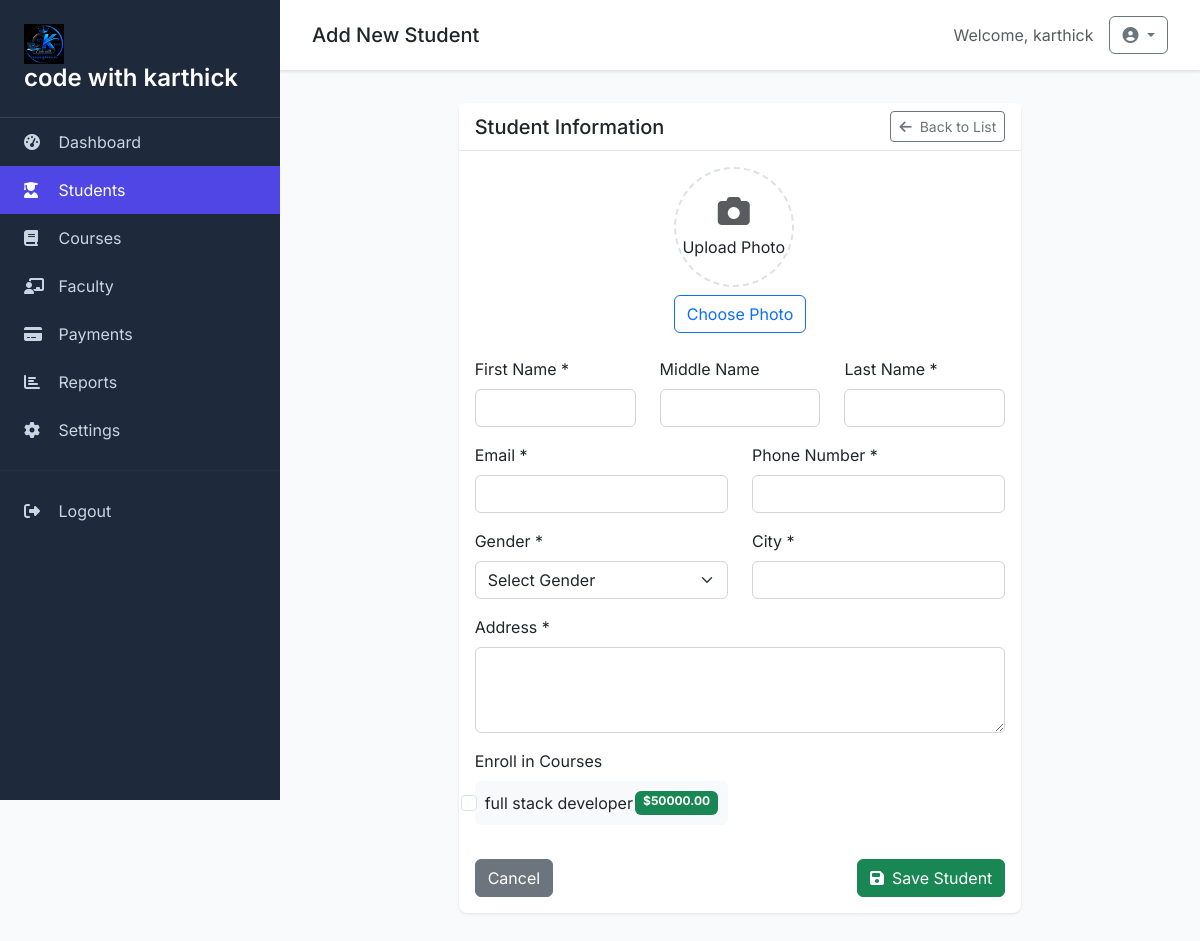
The page /students/add/ (signed in) on the database its author committed.
### myapp/models.py (models this page shows, shortened)
class SiteSetting(models.Model):
    site_name = models.CharField(max_length=200, default='Student Management System')
    logo = models.ImageField(upload_to='logos/', blank=True, null=True)
    footer_text = models.TextField(blank=True, null=True)
    created_at = models.DateTimeField(auto_now_add=True)
    updated_at = models.DateTimeField(auto_now=True)
    class Meta:
        verbose_name = 'Site Setting'
        verbose_name_plural = 'Site Settings'

class Course(models.Model):
    name = models.CharField(max_length=100)
    fee = models.DecimalField(max_digits=10, decimal_places=2)
    description = models.TextField()

### myapp/views.py (the view, shortened to what this page needs)
# urls.py: path('students/add/', views.student_add, name='student_add'),
@login_required
def student_add(request):
    courses = Course.objects.all()
    settings = SiteSetting.objects.first()
    return render(request, "student/add.html", {
        "courses": courses,
        "settings": settings
    })

### templates/student/add.html (shortened to what this page needs)
{% extends 'base.html' %}
{% block page_title %}Add New Student{% endblock %}
{% block content %}
<div class="row">
    <div class="col-lg-8 mx-auto">
        <div class="card">
            <div class="card-header d-flex justify-content-between align-items-center">
                <h5 class="mb-0">Student Information</h5>
                <a href="{% url 'student_list' %}" class="btn btn-outline-secondary btn-sm">
                    <i class="fas fa-arrow-left me-2"></i>Back to List
                </a>
            </div>
            <div class="card-body">
                <form method="post" enctype="multipart/form-data">
                    <div class="row mb-4">
                        <div class="col-12 text-center">
                            <div class="profile-upload">
                                <div class="profile-preview" id="profilePreview">
                                    <i class="fas fa-camera fa-2x text-muted"></i>
                                    <p class="mb-0 mt-2">Upload Photo</p>
                                </div>
                                <button type="button" class="btn btn-outline-primary mt-2" onclick="document.getElementById('profile_picture').click()">
                                    Choose Photo
                                </button>
                            </div>
                        </div>
                    </div>
                    <div class="row">
                        <div class="col-md-4 mb-3">
                            <label for="first_name" class="form-label">First Name *</label>
                            <input type="text" class="form-control" id="first_name" name="first_name" required>
                        </div>
                        <div class="col-md-4 mb-3">
                            <label for="middle_name" class="form-label">Middle Name</label>
                            <input type="text" class="form-control" id="middle_name" name="middle_name">
                        </div>
                        <div class="col-md-4 mb-3">
                            <label for="last_name" class="form-label">Last Name *</label>
                            <input type="text" class="form-control" id="last_name" name="last_name" required>
                        </div>
                    </div>
                    <div class="row">
                        <div class="col-md-6 mb-3">
                            <label for="email" class="form-label">Email *</label>
                            <input type="email" class="form-control" id="email" name="email" required>
                        </div>
                        <div class="col-md-6 mb-3">
                            <label for="phone_number" class="form-label">Phone Number *</label>
                            <input type="tel" class="form-control" id="phone_number" name="phone_number" required>
                        </div>
                    </div>
                    <div class="row">
                        <div class="col-md-6 mb-3">
                            <label for="gender" class="form-label">Gender *</label>
                            <select class="form-select" id="gender" name="gender" required>
                                <option value="">Select Gender</option>
                            </select>
                        </div>
                        <div class="col-md-6 mb-3">
                            <label for="city" class="form-label">City *</label>
                            <input type="text" class="form-control" id="city" name="city" required>
                        </div>
                    </div>
                    <div class="mb-3">
                        <label for="address" class="form-label">Address *</label>
                        <textarea class="form-control" id="address" name="address" rows="3" required></textarea>
                    </div>
                    <div class="mb-4">
                        <label class="form-label">Enroll in Courses</label>
                        <div class="course-selection">
                            {% if courses %}
                                <div class="row">
                                    {% for course in courses %}
                                    <div class="col-md-6 mb-2">
                                        <div class="form-check course-item">
                                            <input class="form-check-input" type="checkbox" value="{{ course.pk }}"
                                                   id="course_{{ course.pk }}" name="courses" onchange="updateFeeCalculation()">
                                            <label class="form-check-label d-flex justify-content-between w-100" for="course_{{ course.pk }}">
                                                <span>{{ course.name }}</span>
                                                <span class="badge bg-success">${{ course.fee|floatformat:2 }}</span>
                                            </label>
                                        </div>
                                    </div>
                                    {% endfor %}
                                </div>
                            {% else %}
                                <div class="alert alert-info">
                                    <i class="fas fa-info-circle me-2"></i>
                                    No courses available. Please add courses first.
                                </div>
                            {% endif %}
                        </div>
                    </div>
                    <div class="d-flex justify-content-between">
                        <a href="{% url 'student_list' %}" class="btn btn-secondary">Cancel</a>
                        <button type="submit" class="btn btn-success">
                            <i class="fas fa-save me-2"></i>Save Student
                        </button>
                    </div>
                </form>
            </div>
        </div>
    </div>
</div>
{% endblock %}

### templates/base.html (shortened to what this page needs)
<!DOCTYPE html>
{% load static %}
<html lang="en">
<head>
    <link href="https://cdn.jsdelivr.net/npm/bootstrap@5.3.0/dist/css/bootstrap.min.css" rel="stylesheet">
    <link href="https://cdnjs.cloudflare.com/ajax/libs/font-awesome/6.4.0/css/all.min.css" rel="stylesheet">
</head>
<body>
    <div class="sidebar">
        <div class="sidebar-brand">
            {% if settings.logo %}
                <img src="{{ settings.logo.url }}" alt="Logo" height="40" class="me-2">
            {% endif %}
            <h4>{{ settings.site_name|default:'SMS' }}</h4>
        </div>
        <nav class="nav flex-column">
            <a class="nav-link {% if request.resolver_match.url_name == 'dashboard' %}active{% endif %}" href="{% url 'dashboard' %}">
                <i class="fas fa-tachometer-alt"></i> Dashboard
            </a>
            <a class="nav-link {% if 'student' in request.resolver_match.url_name %}active{% endif %}" href="{% url 'student_list' %}">
                <i class="fas fa-user-graduate"></i> Students
            </a>
            <a class="nav-link {% if 'course' in request.resolver_match.url_name %}active{% endif %}" href="{% url 'course_list' %}">
                <i class="fas fa-book"></i> Courses
            </a>
            <a class="nav-link {% if 'faculty' in request.resolver_match.url_name %}active{% endif %}" href="{% url 'faculty_list' %}">
                <i class="fas fa-chalkboard-teacher"></i> Faculty
            </a>
            <a class="nav-link {% if 'payment' in request.resolver_match.url_name %}active{% endif %}" href="{% url 'payment_list' %}">
                <i class="fas fa-credit-card"></i> Payments
            </a>
            <a class="nav-link {% if request.resolver_match.url_name == 'reports' %}active{% endif %}" href="{% url 'reports' %}">
                <i class="fas fa-chart-bar"></i> Reports
            </a>
            <a class="nav-link {% if request.resolver_match.url_name == 'settings' %}active{% endif %}" href="{% url 'settings' %}">
                <i class="fas fa-cog"></i> Settings
            </a>
            <hr class="my-3" style="border-color: #374151;">
            <a class="nav-link" href="{% url 'logout' %}">
                <i class="fas fa-sign-out-alt"></i> Logout
            </a>
        </nav>
    </div>
    <div class="main-content">
        <div class="topbar d-flex justify-content-between align-items-center">
            <h5 class="mb-0">{% block page_title %}Dashboard{% endblock %}</h5>
            <div class="d-flex align-items-center">
                <span class="text-muted me-3">Welcome, {{ user.get_full_name|default:user.username }}</span>
                <div class="dropdown">
                    <button class="btn btn-outline-secondary dropdown-toggle" type="button" data-bs-toggle="dropdown">
                        <i class="fas fa-user-circle"></i>
                    </button>
                </div>
            </div>
        </div>
        {% block content %}{% endblock %}
    </div>
</body>
</html>

### templates/base.html (style rules this page uses)
:root { --primary-color: #4f46e5; --secondary-color: #6366f1; --success-color: #10b981; --danger-color: #ef4444; --warning-color: #f59e0b; --info-color: #3b82f6; --dark-color: #1f2937; --light-color: #f9fafb; --sidebar-bg: #1e293b; --sidebar-text: #cbd5e1; }
body { font-family: 'Inter', sans-serif; background-color: var(--light-color); }
.sidebar { background: var(--sidebar-bg); min-height: 100vh; position: fixed; top: 0; left: 0; width: 280px; z-index: 1000; transition: all 0.3s ease; }
.sidebar-brand { padding: 1.5rem; border-bottom: 1px solid #374151; }
.sidebar-brand h4 { color: white; margin: 0; font-weight: 600; }
.nav-link { color: var(--sidebar-text) !important; padding: 0.75rem 1.5rem; border-radius: 0; transition: all 0.3s ease; }
.nav-link:hover, .nav-link.active { background: var(--primary-color); color: white !important; }
.nav-link i { width: 20px; margin-right: 10px; }
.main-content { margin-left: 280px; padding: 2rem; }
.topbar { background: white; padding: 1rem 2rem; margin: -2rem -2rem 2rem -2rem; box-shadow: 0 1px 3px rgba(0,0,0,0.1); border-bottom: 1px solid #e5e7eb; }
.card { border: none; box-shadow: 0 1px 3px rgba(0,0,0,0.1); border-radius: 8px; }
.card-header { background: white; border-bottom: 1px solid #e5e7eb; font-weight: 600; }
.form-control, .form-select { border-radius: 6px; border: 1px solid #d1d5db; }

### templates/student/add.html (style rules this page uses)
.profile-upload { display: inline-block; }
.profile-preview { width: 120px; height: 120px; border: 2px dashed #dee2e6; border-radius: 50%; display: flex; flex-direction: column; align-items: center; justify-content: center; cursor: pointer; transition: all 0.3s ease; }
.course-item { background: #f8f9fa; border-radius: 6px; padding: 10px; transition: all 0.2s ease; }

### rows shown on the page
SiteSetting: logo (picture), site_name "code with karthick"
Course: name "full stack developer", fee "50000.00"

### other values the page prints
{{ user.get_full_name|default:user.username }} "karthick"
